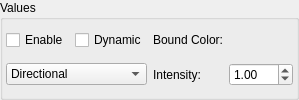
        <widget class="GroupBox" name="valuesGroupBox">
         <property name="title">
          <string>Values</string>
         </property>
         <property name="flat">
          <bool>true</bool>
         </property>
         <property name="checkable">
          <bool>false</bool>
         </property>
         <layout class="QGridLayout" name="gridLayout_2">
          <property name="leftMargin">
           <number>3</number>
          </property>
          <property name="topMargin">
           <number>3</number>
          </property>
          <property name="rightMargin">
           <number>3</number>
          </property>
          <property name="bottomMargin">
           <number>3</number>
          </property>
          <item row="0" column="0">
           <widget class="QCheckBox" name="Enable">
            <property name="sizePolicy">
             <sizepolicy hsizetype="Fixed" vsizetype="Fixed">
              <horstretch>0</horstretch>
              <verstretch>0</verstretch>
             </sizepolicy>
            </property>
            <property name="text">
             <string>Enable</string>
            </property>
           </widget>
          </item>
          <item row="1" column="0" colspan="2">
           <widget class="QComboBox" name="Type">
            <property name="sizePolicy">
             <sizepolicy hsizetype="Preferred" vsizetype="Fixed">
              <horstretch>0</horstretch>
              <verstretch>0</verstretch>
             </sizepolicy>
            </property>
            <property name="toolTip">
             <string>Light Type</string>
            </property>
            <item>
             <property name="text">
              <string>Directional</string>
             </property>
             <property name="icon">
              <iconset resource="geditor.qrc">
               <normaloff>:/Resources/MetroStyle/sun.png</normaloff>:/Resources/MetroStyle/sun.png</iconset>
             </property>
            </item>
            <item>
             <property name="text">
              <string>Spot</string>
             </property>
             <property name="icon">
              <iconset resource="geditor.qrc">
               <normaloff>:/Resources/MetroStyle/pocket_lantern.png</normaloff>:/Resources/MetroStyle/pocket_lantern.png</iconset>
             </property>
            </item>
            <item>
             <property name="text">
              <string>Point</string>
             </property>
             <property name="icon">
              <iconset resource="geditor.qrc">
               <normaloff>:/Resources/MetroStyle/solutions.png</normaloff>:/Resources/MetroStyle/solutions.png</iconset>
             </property>
            </item>
           </widget>
          </item>
          <item row="1" column="3">
           <widget class="DoubleSpinBox" name="Intensity">
            <property name="toolTip">
             <string>Intensity</string>
            </property>
            <property name="maximum">
             <double>100.000000000000000</double>
            </property>
            <property name="singleStep">
             <double>0.010000000000000</double>
            </property>
            <property name="value">
             <double>1.000000000000000</double>
            </property>
           </widget>
          </item>
          <item row="1" column="2">
           <widget class="QLabel" name="label_2">
            <property name="sizePolicy">
             <sizepolicy hsizetype="Fixed" vsizetype="Preferred">
              <horstretch>0</horstretch>
              <verstretch>0</verstretch>
             </sizepolicy>
            </property>
            <property name="text">
             <string>Intensity:</string>
            </property>
           </widget>
          </item>
          <item row="0" column="2">
           <widget class="QLabel" name="label">
            <property name="sizePolicy">
             <sizepolicy hsizetype="Fixed" vsizetype="Preferred">
              <horstretch>0</horstretch>
              <verstretch>0</verstretch>
             </sizepolicy>
            </property>
            <property name="text">
             <string>Bound Color:</string>
            </property>
           </widget>
          </item>
          <item row="0" column="3">
           <widget class="ColorSelector" name="BoundColor">
            <property name="sizePolicy">
             <sizepolicy hsizetype="Minimum" vsizetype="Preferred">
              <horstretch>0</horstretch>
              <verstretch>0</verstretch>
             </sizepolicy>
            </property>
            <property name="minimumSize">
             <size>
              <width>0</width>
              <height>17</height>
             </size>
            </property>
            <property name="toolTip">
             <string>Bound Color</string>
            </property>
            <property name="color" stdset="0">
             <color>
              <red>255</red>
              <green>255</green>
              <blue>0</blue>
             </color>
            </property>
           </widget>
          </item>
          <item row="0" column="1">
           <widget class="QCheckBox" name="Dynamic">
            <property name="sizePolicy">
             <sizepolicy hsizetype="Fixed" vsizetype="Fixed">
              <horstretch>0</horstretch>
              <verstretch>0</verstretch>
             </sizepolicy>
            </property>
            <property name="text">
             <string>Dynamic</string>
            </property>
           </widget>
          </item>
         </layout>
        </widget>
